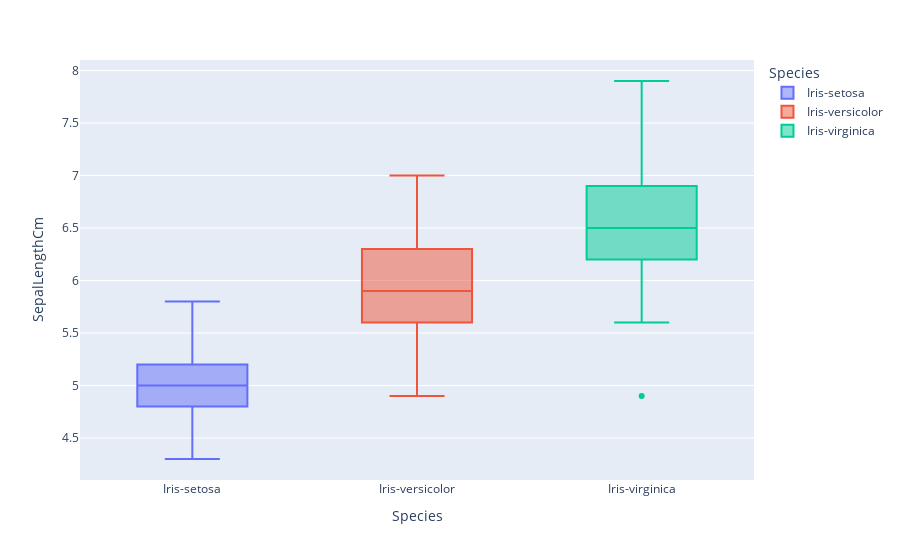

This figure's notebook cell:
### Markdown cell above
### eda

### Code cell
fig = px.box(df, x="Species", y="SepalLengthCm", color="Species")
fig.show()

### Figure 1 — Plotly figure (JSON) as saved in the notebook; plotly's stock layout.template omitted (floating-point values rounded to 4 significant figures)
{"data": [{"alignmentgroup": "True", "hovertemplate": "Species=%{x}<br>SepalLengthCm=%{y}<extra></extra>", "legendgroup": "Iris-setosa", "marker": {"color": "#636efa"}, "name": "Iris-setosa", "notched": false, "offsetgroup": "Iris-setosa", "orientation": "v", "showlegend": true, "type": "box", "x": ["Iris-setosa", "Iris-setosa", "Iris-setosa", "Iris-setosa", "Iris-setosa", "Iris-setosa", "Iris-setosa", "Iris-setosa", "Iris-setosa", "Iris-setosa", "Iris-setosa", "Iris-setosa", "Iris-setosa", "Iris-setosa", "Iris-setosa", "Iris-setosa", "Iris-setosa", "Iris-setosa", "Iris-setosa", "Iris-setosa", "Iris-setosa", "Iris-setosa", "Iris-setosa", "Iris-setosa", "Iris-setosa", "Iris-setosa", "Iris-setosa", "Iris-setosa", "Iris-setosa", "Iris-setosa", "Iris-setosa", "Iris-setosa", "Iris-setosa", "Iris-setosa", "Iris-setosa", "Iris-setosa", "Iris-setosa", "Iris-setosa", "Iris-setosa", "Iris-setosa", "Iris-setosa", "Iris-setosa", "Iris-setosa", "Iris-setosa", "Iris-setosa", "Iris-setosa", "Iris-setosa", "Iris-setosa", "Iris-setosa", "Iris-setosa"], "x0": " ", "xaxis": "x", "y": [5.1, 4.9, 4.7, 4.6, 5.0, 5.4, 4.6, 5.0, 4.4, 4.9, 5.4, 4.8, 4.8, 4.3, 5.8, 5.7, 5.4, 5.1, 5.7, 5.1, 5.4, 5.1, 4.6, 5.1, 4.8, 5.0, 5.0, 5.2, 5.2, 4.7, 4.8, 5.4, 5.2, 5.5, 4.9, 5.0, 5.5, 4.9, 4.4, 5.1, 5.0, 4.5, 4.4, 5.0, 5.1, 4.8, 5.1, 4.6, 5.3, 5.0], "y0": " ", "yaxis": "y"}, {"alignmentgroup": "True", "hovertemplate": "Species=%{x}<br>SepalLengthCm=%{y}<extra></extra>", "legendgroup": "Iris-versicolor", "marker": {"color": "#EF553B"}, "name": "Iris-versicolor", "notched": false, "offsetgroup": "Iris-versicolor", "orientation": "v", "showlegend": true, "type": "box", "x": ["Iris-versicolor", "Iris-versicolor", "Iris-versicolor", "Iris-versicolor", "Iris-versicolor", "Iris-versicolor", "Iris-versicolor", "Iris-versicolor", "Iris-versicolor", "Iris-versicolor", "Iris-versicolor", "Iris-versicolor", "Iris-versicolor", "Iris-versicolor", "Iris-versicolor", "Iris-versicolor", "Iris-versicolor", "Iris-versicolor", "Iris-versicolor", "Iris-versicolor", "Iris-versicolor", "Iris-versicolor", "Iris-versicolor", "Iris-versicolor", "Iris-versicolor", "Iris-versicolor", "Iris-versicolor", "Iris-versicolor", "Iris-versicolor", "Iris-versicolor", "Iris-versicolor", "Iris-versicolor", "Iris-versicolor", "Iris-versicolor", "Iris-versicolor", "Iris-versicolor", "Iris-versicolor", "Iris-versicolor", "Iris-versicolor", "Iris-versicolor", "Iris-versicolor", "Iris-versicolor", "Iris-versicolor", "Iris-versicolor", "Iris-versicolor", "Iris-versicolor", "Iris-versicolor", "Iris-versicolor", "Iris-versicolor", "Iris-versicolor"], "x0": " ", "xaxis": "x", "y": [7.0, 6.4, 6.9, 5.5, 6.5, 5.7, 6.3, 4.9, 6.6, 5.2, 5.0, 5.9, 6.0, 6.1, 5.6, 6.7, 5.6, 5.8, 6.2, 5.6, 5.9, 6.1, 6.3, 6.1, 6.4, 6.6, 6.8, 6.7, 6.0, 5.7, 5.5, 5.5, 5.8, 6.0, 5.4, 6.0, 6.7, 6.3, 5.6, 5.5, 5.5, 6.1, 5.8, 5.0, 5.6, 5.7, 5.7, 6.2, 5.1, 5.7], "y0": " ", "yaxis": "y"}, {"alignmentgroup": "True", "hovertemplate": "Species=%{x}<br>SepalLengthCm=%{y}<extra></extra>", "legendgroup": "Iris-virginica", "marker": {"color": "#00cc96"}, "name": "Iris-virginica", "notched": false, "offsetgroup": "Iris-virginica", "orientation": "v", "showlegend": true, "type": "box", "x": ["Iris-virginica", "Iris-virginica", "Iris-virginica", "Iris-virginica", "Iris-virginica", "Iris-virginica", "Iris-virginica", "Iris-virginica", "Iris-virginica", "Iris-virginica", "Iris-virginica", "Iris-virginica", "Iris-virginica", "Iris-virginica", "Iris-virginica", "Iris-virginica", "Iris-virginica", "Iris-virginica", "Iris-virginica", "Iris-virginica", "Iris-virginica", "Iris-virginica", "Iris-virginica", "Iris-virginica", "Iris-virginica", "Iris-virginica", "Iris-virginica", "Iris-virginica", "Iris-virginica", "Iris-virginica", "Iris-virginica", "Iris-virginica", "Iris-virginica", "Iris-virginica", "Iris-virginica", "Iris-virginica", "Iris-virginica", "Iris-virginica", "Iris-virginica", "Iris-virginica", "Iris-virginica", "Iris-virginica", "Iris-virginica", "Iris-virginica", "Iris-virginica", "Iris-virginica", "Iris-virginica", "Iris-virginica", "Iris-virginica", "Iris-virginica"], "x0": " ", "xaxis": "x", "y": [6.3, 5.8, 7.1, 6.3, 6.5, 7.6, 4.9, 7.3, 6.7, 7.2, 6.5, 6.4, 6.8, 5.7, 5.8, 6.4, 6.5, 7.7, 7.7, 6.0, 6.9, 5.6, 7.7, 6.3, 6.7, 7.2, 6.2, 6.1, 6.4, 7.2, 7.4, 7.9, 6.4, 6.3, 6.1, 7.7, 6.3, 6.4, 6.0, 6.9, 6.7, 6.9, 5.8, 6.8, 6.7, 6.7, 6.3, 6.5, 6.2, 5.9], "y0": " ", "yaxis": "y"}], "layout": {"boxmode": "overlay", "legend": {"title": {"text": "Species"}, "tracegroupgap": 0}, "margin": {"t": 60}, "xaxis": {"anchor": "y", "categoryarray": ["Iris-setosa", "Iris-versicolor", "Iris-virginica"], "categoryorder": "array", "domain": [0, 1], "title": {"text": "Species"}}, "yaxis": {"anchor": "x", "domain": [0, 1], "title": {"text": "SepalLengthCm"}}}}
